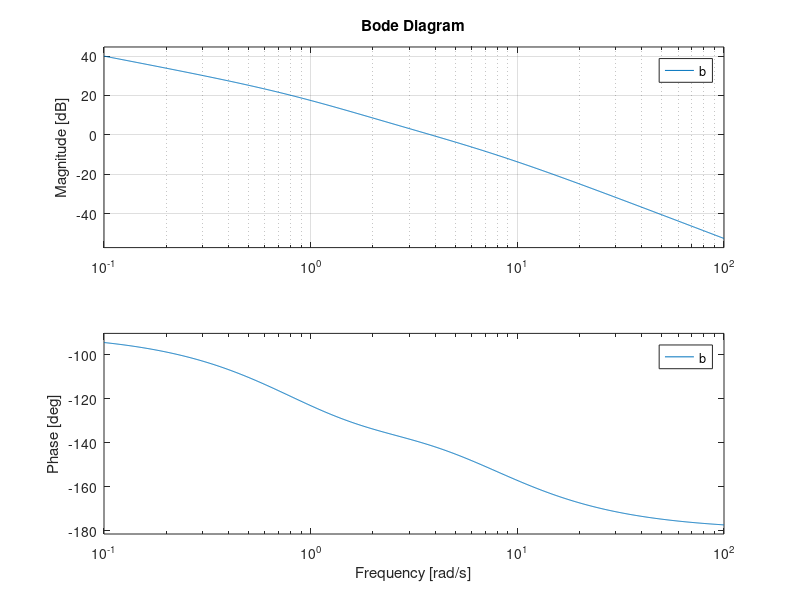
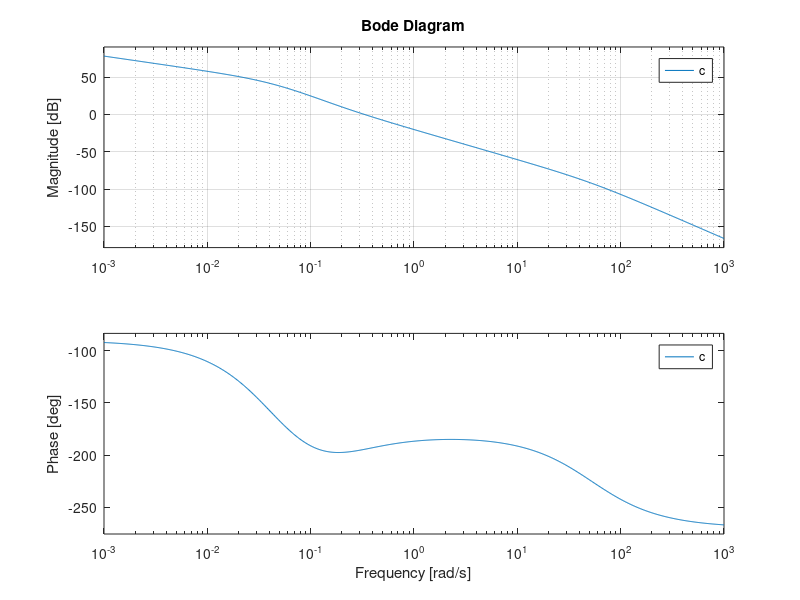
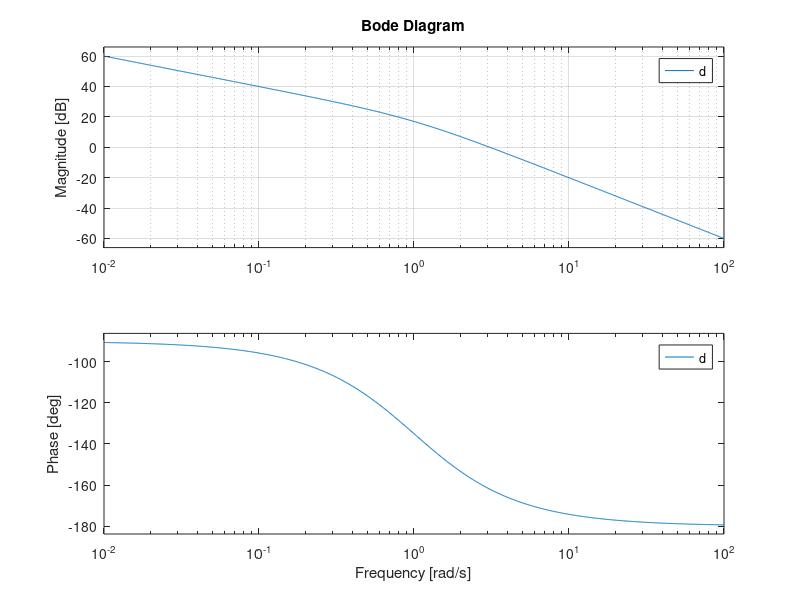
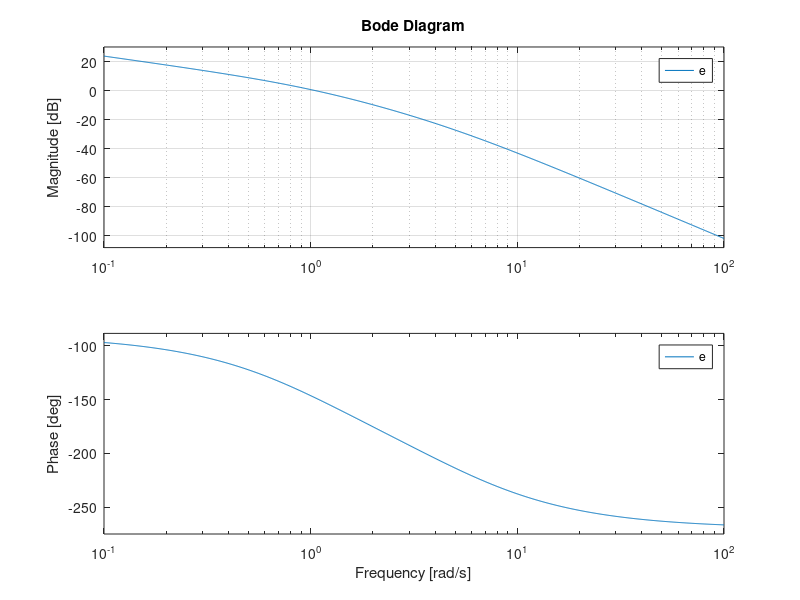

Write MATLAB code to recreate these figures, in order.
a=tf([37.3 68.65 25],[0.0744 1.69745 11.1938 16.693 1 0]);
bode(a),grid
figure(1)
b=tf([3.85 10],[0.162 1.162 1 0])
bode(b),grid
figure(2)
c=tf([40 8],[8 418.2 41.2 1 0])
bode(c),grid
figure(3)
d=tf([10],[1 1 0])
bode(d),grid
figure(4)
e=tf([8],[1 6 5 0])
bode(e),grid
figure(5)
f=tf([25],[0.05 0.6 1 0])
bode(f),grid
figure(6)
